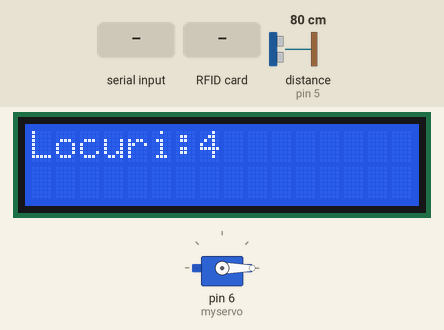
This sketch was run on a simulated Arduino Uno, built with avr-gcc and run on an emulated ATmega328P. Shown: servo, 16×2 character LCD. Wiring (inferred from the names in the program): ultrasonic range finder: trigger pin 4; echo pin 5. The test bench sets the inputs (shaded band); at power-on: distance to the obstacle (sensor on pin 5) 80 cm. The echo pulse lasts 58.3 µs per cm; what the sketch prints to the serial monitor is not drawn.

Above: at 2.8 s.
2.9 s: "OPEN\n" received over the second serial link
At 3.4 s:
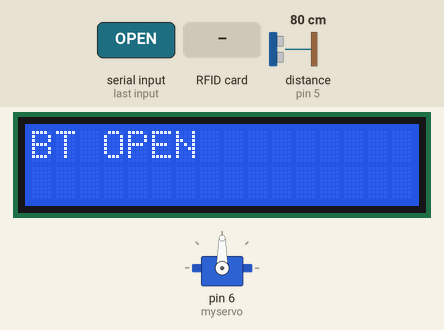
4.5 s: distance to the obstacle (sensor on pin 5) set to 13 cm
7.5 s: distance to the obstacle (sensor on pin 5) set to 10 cm
At 8.3 s:
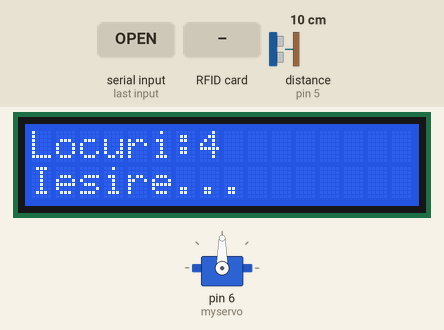
9.2 s: RFID card 9D F1 2C 1F held to the reader
At 11.7 s:
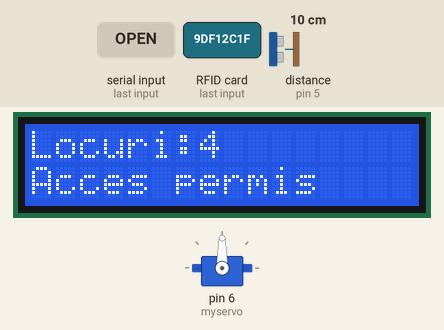
12.2 s: RFID card 5E 7A 19 C4 held to the reader
At 15.3 s:
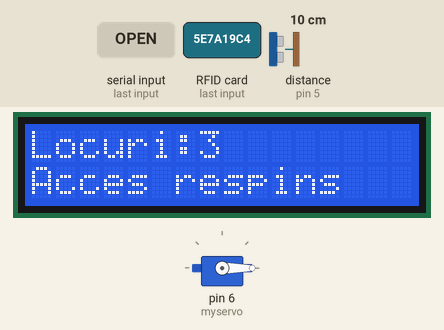
Timing chart, 0 to 16.8 s (numbered marks = the images above; inputs shaded):
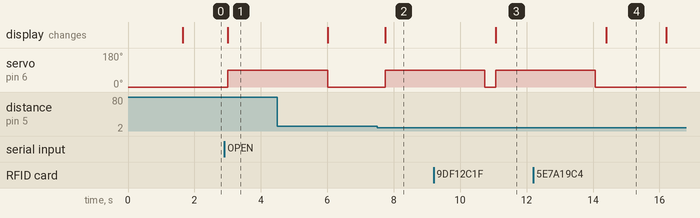

The sketch:

ProiectBarieraPMP.ino
```cpp
#include <Servo.h>
#include <Wire.h>
#include <LiquidCrystal_I2C.h>
#include <SPI.h>
#include <MFRC522.h>
#include <SoftwareSerial.h>

LiquidCrystal_I2C lcd(0x27, 16, 2);

Servo myservo;

SoftwareSerial bt(2, 3);

const int trigPin = 4;
const int echoPin = 5;

#define SS_PIN 10
#define RST_PIN 9
MFRC522 rfid(SS_PIN, RST_PIN);

byte validUID[4] = {0x9D, 0xF1, 0x2C, 0x1F};

int totalLocuri = 4;
int locuriRamase = 4;

bool masinaIesireDetectata = false;

long tmeduration;
int distance;

void setup() {
  Serial.begin(9600);
  bt.begin(9600);

  myservo.attach(6);
  myservo.write(0);

  pinMode(trigPin, OUTPUT);
  pinMode(echoPin, INPUT);

  lcd.init();
  lcd.backlight();
  lcd.clear();
  lcd.print("Parcare Ready");
  delay(1500);

  SPI.begin();
  rfid.PCD_Init();

  Serial.println("Sistem pornit");
}

void deschideBariera() {
  myservo.write(90);
  delay(3000);
  myservo.write(0);
}

void loop() {

  if (bt.available()) {
    String cmd = bt.readStringUntil('\n');
    cmd.trim();
    cmd.toUpperCase();

    Serial.print("BT: ");
    Serial.println(cmd);

    if (cmd == "OPEN") {
      lcd.clear();
      lcd.print("BT OPEN");
      deschideBariera();
    }
  }

  lcd.clear();
  lcd.setCursor(0, 0);
  lcd.print("Locuri:");
  lcd.print(locuriRamase);

  if (rfid.PICC_IsNewCardPresent() && rfid.PICC_ReadCardSerial()) {

    bool valid = true;
    for (byte i = 0; i < 4; i++) {
      if (rfid.uid.uidByte[i] != validUID[i]) {
        valid = false;
      }
    }

    if (valid && locuriRamase > 0) {
      lcd.setCursor(0, 1);
      lcd.print("Acces permis");
      deschideBariera();
      locuriRamase--;
    } else {
      lcd.setCursor(0, 1);
      lcd.print("Acces respins");
      delay(1500);
    }

    rfid.PICC_HaltA();
    rfid.PCD_StopCrypto1();
  }

  digitalWrite(trigPin, LOW);
  delayMicroseconds(2);
  digitalWrite(trigPin, HIGH);
  delayMicroseconds(10);
  digitalWrite(trigPin, LOW);

  tmeduration = pulseIn(echoPin, HIGH, 30000);
  distance = (0.034 * tmeduration) / 2;

  Serial.print("Distanta ultrasonic: ");
  Serial.print(distance);
  Serial.println(" cm");


  if (distance > 0 && distance <= 10 && !masinaIesireDetectata) {
    lcd.setCursor(0, 1);
    lcd.print("Iesire...");
    deschideBariera();

    if (locuriRamase < totalLocuri) {
      locuriRamase++;
    }

    masinaIesireDetectata = true;
  }

  if (distance == 0) {
    masinaIesireDetectata = false;
  }

  delay(300);
}
```

Measured:
- the behaviour switches between 12 and 11 cm on distance to the obstacle (sensor on pin 5) (found by bisection; images 1 and 2)
- after the input at 2.9 s, servo on pin 6 (myservo): 0° → 90° after 0.11 s; the display: changes after 0.11 s (image 1)
- after the input at 7.5 s, servo on pin 6 (myservo): 0° → 90° after 0.24 s; the display: changes after 0.24 s (image 2)
- after the input at 9.2 s, the display: changes after 1.9 s (image 3)
- after the input at 12.2 s, the display: changes after 2.2 s (image 4)
